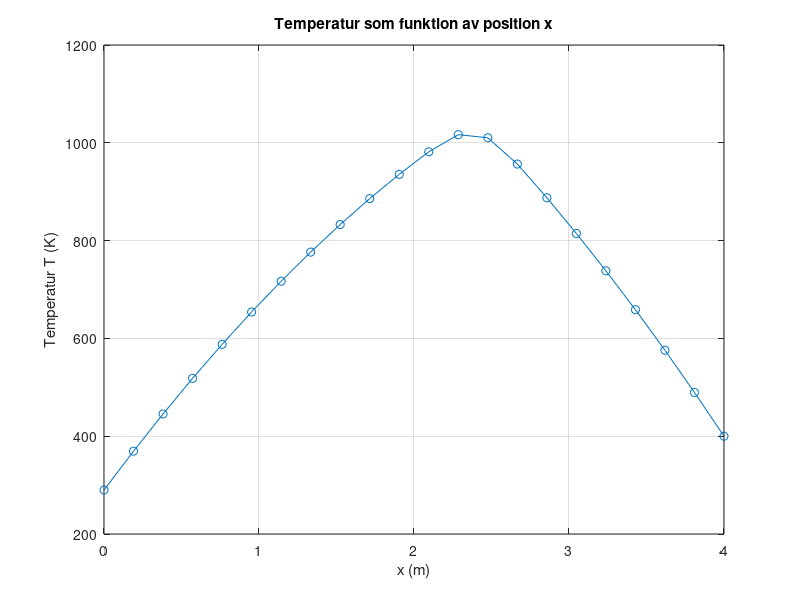

This chart was generated by the following MATLAB code:
% Labb2 3a)
clear, clc
fprintf('\n--------------------------------------- a) ----------------------------------------\n\n')

% Parametrar
L = 4;             % Längd på stav
k = 2.2;           % Värmeledningsförmåga
t0 = 290;          % Temperatur vid x = 0
t1 = 400;          % Temperatur vid x = L
n = 20;            % Antalet inre punkter (kan ändras)
h = L / (n + 1);   % Steglängd, beräknas som längden dividerad med antalet punkter
xj = 3;            % En specifik position (kan ändras beroende på behov)

% Diskretisera x och beräkna Q(x) för varje xi
xi = linspace(0, L, n+2);                            % Skapar en linjär fördelning av n+2 punkter inklusive ändpunkterna 0 och L
Q = @(x) 3000 * exp(-20 * (x - 0.6 * L).^2) + 200;   % Funktion för värmekällans intensitet beroende på x

% Konstruera matrisen A som representerar den diskretiserade differentialekvationen
main_diag = 2 * ones(n, 1);  % Huvuddiagonalen 
off_diag = -1 * ones(n-1, 1);  % Bortre diagonalen 
A = (diag(main_diag) + diag(off_diag, 1) + diag(off_diag, -1));  % Skapa matrisen A genom: diag(v) och diag(v,p)

% Konstruera vektorn b som motsvarar värmekällans inverkan och randvillkor
b = (h^2 / k) * Q(xi(2:end-1)');  % Värden på vektorn b beräknas från funktionen Q för de inre punkterna
b(1) = b(1) + t0;  % Justera första elementet i b för randvillkoret T0 = t0
b(end) = b(end) + t1;  % Justera sista elementet i b för randvillkoret Tn+1 = t1

disp('Matris A:');  
disp(A);
disp('Vektor b:');  
disp(b);


%% Labb2 3b)
fprintf('--------------------------------------- b) ----------------------------------------\n\n')

% Lös systemet och beräkna hela temperaturprofilen
T_inre = A \ b;  % Lös systemet A * T_inre = b för att få de inre temperaturerna
T = [t0; T_inre; t1];  % Lägg till randvillkor (t0 och t1) till den inre lösningen
figure;  
plot(xi, T, '-o');  
xlabel('x (m)');  
ylabel('Temperatur T (K)'); 
title('Temperatur som funktion av position x');  
grid on; 

% Funktion för att beräkna temperatur vid en specifik position xj
function T_x = temper(L, k, t0, t1, n, xj)
    h = L / (n + 1);  % Beräkna steglängden
    xi = linspace(0, L, n+2);  % Skapa en linjär fördelning av n+2 punkter inklusive ändpunkterna 0 och L
    Q = @(x) 3000 * exp(-20 * (x - 0.6 * L).^2) + 200;  % Funktion för värmekällans intensitet beroende på x

    main_diag = 2 * ones(n, 1);  
    off_diag = -1 * ones(n-1, 1);  
    A = sparse(diag(main_diag) + diag(off_diag, 1) + diag(off_diag, -1)); 

    b = (h^2 / k) * Q(xi(2:end-1)'); 
    b(1) = b(1) + t0;  
    b(end) = b(end) + t1;  % Justera sista elementet i b för randvillkoret Tn+1 = t1

    T_inre = A \ b;  % Lös systemet A * T_inre = b för att få de inre temperaturerna
    T = [t0; T_inre; t1];  % Lägg till randvillkor (t0 och t1) till den inre lösningen
    [~, j] = min(abs(xi - xj));  % Hitta index j* för närmaste x-värde till xj
    T_x = T(j);  % Hämta temperaturvärdet vid xj*
end

% Beräkna temperaturen vid x = 3
T_19 = temper(L, k, t0, t1, n-1, xj);  % Anropa funktionen för att beräkna temperaturen vid xj
fprintf('Temperaturen vid x = %.1f är T(x) = %.4f K\n\n', xj, T_19); 



%% Labb2 3c)
fprintf('--------------------------------------- c) ----------------------------------------\n\n')

tolerans = 0.5e-5; 
niter_T = 0;  
n_T = n;  
fel_T = tolerans + 1;  

fprintf('n\t\t T(3)\t\t\t\t Feldifferenser\n');  

T_prev = 0;  % Föregående temperaturvärde, används för att beräkna differensen
while fel_T > tolerans  
    T_curr = temper(L, k, t0, t1, n_T-1, xj);  % Beräkna temperatur för aktuellt n
    if niter_T > 0
        fel_T = abs(T_curr - T_prev);  % Beräkna skillnaden mellan föregående och nuvarande temperatur
    end
    
    % Skriv ut resultatet för den aktuella iterationen
    if niter_T == 0
        fprintf('%d\t\t %.10f\t\t N/A\n', n_T-1, T_curr);  % Första iterationen har ingen diff
    else
        fprintf('%d\t\t %.10f\t\t %.10f\n', n_T-1, T_curr, -fel_T);  % Skriv ut temperatur och differens
    end
    
    T_prev = T_curr;  % Uppdatera temperaturvärdet för nästa iteration
    niter_T = niter_T + 1;  
    n_T = n_T * 2; 
end

fprintf('\nTemperaturen för x = 3 med fem korrekta decimaler är: %.5f\n\n', T_curr);  


% Initiera listor och startvärden för kvot och noggrannhet
kvot_T = [];
noggrann_lista = [];
n_T = n;  % Startvärde för n
T_2h = temper(L, k, t0, t1, n_T-1, xj);  

fprintf('n\t\t\t Kvot\t\t\t Noggrannhetsrdning\n');  

for j = 0:6  
    % Beräkna temperaturen med dubbelt så många punkter
    T_h = temper(L, k, t0, t1, n_T-1, xj);  % Beräkna temperatur med nuvarande n_T
    
    % Beräkna kvot och noggrannhetsordning om möjligt
    if j > 1  % Börja beräkna kvot och noggrannhet från tredje iterationen
        kvot = (T_4h - T_2h) / (T_2h - T_h);  
        noggrann = log2(kvot);  
        kvot_T = [kvot_T, kvot];  
        noggrann_lista = [noggrann_lista, noggrann];  
        
        fprintf('%d\t\t\t %.5f\t\t %.5f\n', n_T-1, kvot, noggrann);  % Skriv ut resultatet för den aktuella iterationen
    else
        fprintf('%d\t\t\t N/A\t\t\t N/A\n', n_T-1);  % Första iterationerna saknar kvot och noggrannhet
    end
    
    % Uppdatera temperaturvärden för nästa iteration
    T_4h = T_2h;  
    T_2h = T_h;  
    n_T = n_T * 2; 
end
